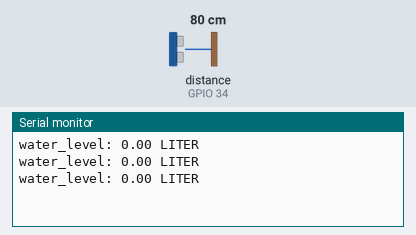
Simulated run of this sketch. Board: ESP32. Shown: the last lines printed to the serial monitor. Wiring (inferred from the names in the program): ultrasonic range finder: trigger GPIO 25; echo GPIO 34. The test bench sets the inputs (shaded band); at power-on: distance to the obstacle (sensor on GPIO 34) 80 cm. The echo pulse lasts 58.3 µs per cm.

Above: at 1.3 s.
1.4 s: distance to the obstacle (sensor on GPIO 34) set to 2 cm
At 1.9 s:
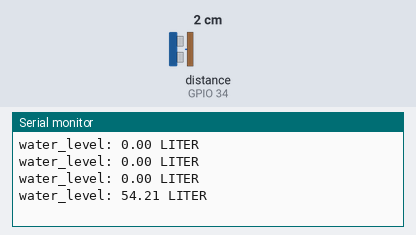
2.9 s: distance to the obstacle (sensor on GPIO 34) set to 4 cm
At 3.4 s:
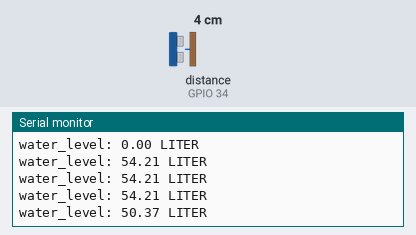
Timing chart, 0 to 5.9 s (numbered marks = the images above; inputs shaded):
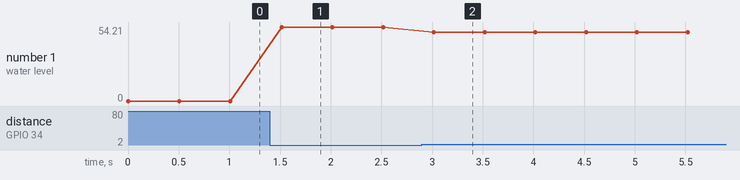

The sketch:

testing_waterlevel.ino
```cpp
/*
 * This ESP32 code is created by esp32io.com
 *
 * This ESP32 code is released in the public domain
 *
 * For more detail (instruction and wiring diagram), visit https://esp32io.com/tutorials/esp32-ultrasonic-sensor
 */

//#define TRIG_PIN 33 // ESP32 pin GIOP23 connected to Ultrasonic Sensor's TRIG pin
//#define ECHO_PIN 34 // ESP32 pin GIOP22 connected to Ultrasonic Sensor's ECHO pin

//new
#define TRIG_PIN 25
#define ECHO_PIN 34


float empty_tank = 30;
float full_tank = 14.5;

float duration_us, distance_cm;

void setup() {
  // begin serial port
  Serial.begin (115200);

  // configure the trigger pin to output mode
  pinMode(TRIG_PIN, OUTPUT);
  // configure the echo pin to input mode
  pinMode(ECHO_PIN, INPUT);
}

void loop() {
  // generate 10-microsecond pulse to TRIG pin
//  digitalWrite(TRIG_PIN, HIGH);
//  delayMicroseconds(10);
//  digitalWrite(TRIG_PIN, LOW);
//
//  // measure duration of pulse from ECHO pin
//  duration_us = pulseIn(ECHO_PIN, HIGH);
//
//  // calculate the distance
//  distance_cm = 0.017 * duration_us;

  // print the value to Serial Monitor
  ;
  Serial.print("water_level: ");
  Serial.print(read_waterLevel());
  Serial.println(" LITER");

  delay(500);
}

float read_waterLevel(){
  float water_level;
  digitalWrite(TRIG_PIN, HIGH);
  delayMicroseconds(10);
  digitalWrite(TRIG_PIN, LOW);

  // measure duration of pulse from ECHO pin
  duration_us = pulseIn(ECHO_PIN, HIGH);

  // calculate the distance
  distance_cm = 0.017 * duration_us;

  if(distance_cm > empty_tank){
    water_level = 0;
  }
  else{
    water_level = ((empty_tank - distance_cm)/(empty_tank - full_tank))*30; //in percent
  }
  return water_level;
}
```

Measured:
- after the input at 1.4 s, the serial monitor: prints a new line after 0.12 s (image 1)
- after the input at 2.9 s, the serial monitor: prints a new line after 0.12 s (image 2)
- plotted number 1: 0 → 54.21 after the input at 1.4 s, 54.21 → 50.37 after the input at 2.9 s
